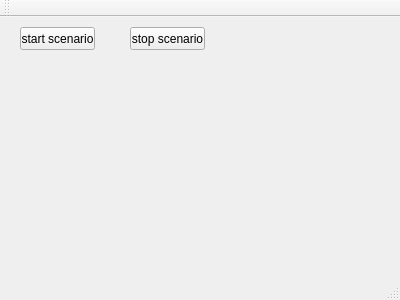
<?xml version="1.0" encoding="UTF-8"?>
<ui version="4.0">
 <class>MainWindow</class>
 <widget class="QMainWindow" name="MainWindow">
  <property name="geometry">
   <rect>
    <x>0</x>
    <y>0</y>
    <width>400</width>
    <height>300</height>
   </rect>
  </property>
  <property name="windowTitle">
   <string>MainWindow</string>
  </property>
  <widget class="QWidget" name="centralWidget">
   <widget class="QPushButton" name="pushButton">
    <property name="geometry">
     <rect>
      <x>20</x>
      <y>10</y>
      <width>75</width>
      <height>23</height>
     </rect>
    </property>
    <property name="text">
     <string>start scenario</string>
    </property>
   </widget>
   <widget class="QPushButton" name="pushButton_2">
    <property name="geometry">
     <rect>
      <x>130</x>
      <y>10</y>
      <width>75</width>
      <height>23</height>
     </rect>
    </property>
    <property name="text">
     <string>stop scenario</string>
    </property>
   </widget>
  </widget>
  <widget class="QMenuBar" name="menuBar">
   <property name="geometry">
    <rect>
     <x>0</x>
     <y>0</y>
     <width>400</width>
     <height>18</height>
    </rect>
   </property>
  </widget>
  <widget class="QToolBar" name="mainToolBar">
   <attribute name="toolBarArea">
    <enum>TopToolBarArea</enum>
   </attribute>
   <attribute name="toolBarBreak">
    <bool>false</bool>
   </attribute>
  </widget>
  <widget class="QStatusBar" name="statusBar"/>
 </widget>
 <layoutdefault spacing="6" margin="11"/>
 <resources/>
 <connections>
  <connection>
   <sender>pushButton</sender>
   <signal>clicked()</signal>
   <receiver>MainWindow</receiver>
   <slot>startScenario()</slot>
   <hints>
    <hint type="sourcelabel">
     <x>57</x>
     <y>53</y>
    </hint>
    <hint type="destinationlabel">
     <x>199</x>
     <y>149</y>
    </hint>
   </hints>
  </connection>
  <connection>
   <sender>pushButton_2</sender>
   <signal>clicked()</signal>
   <receiver>MainWindow</receiver>
   <slot>stopScenario()</slot>
   <hints>
    <hint type="sourcelabel">
     <x>167</x>
     <y>53</y>
    </hint>
    <hint type="destinationlabel">
     <x>199</x>
     <y>149</y>
    </hint>
   </hints>
  </connection>
 </connections>
 <slots>
  <slot>openLogWindow()</slot>
  <slot>startScenario()</slot>
  <slot>stopScenario()</slot>
 </slots>
</ui>
